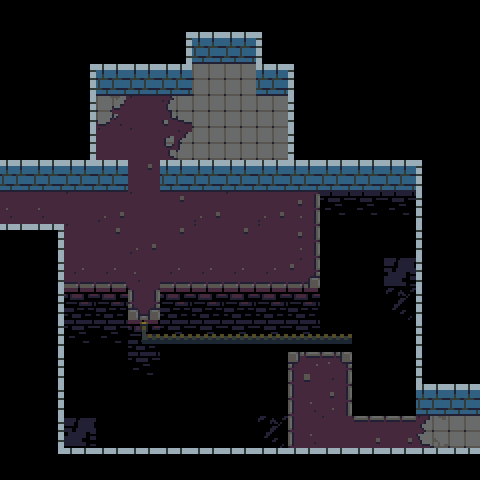

Tiled map render using the project's own tile images. Description and the whole map definition, tile-layer contents included, below:
An orthogonal 15x15 tile map with 32x32 px tiles, 4 tile layers (walls, ground, death, guff) and 9 objects (4x torch, 2x connection, platform, pressure, block).

<map version="1.0" tiledversion="1.0.3" orientation="orthogonal" renderorder="right-down" width="15" height="15" tilewidth="32" tileheight="32" nextobjectid="26">
 <properties>
  <property name="number" value="18" />
 </properties>
 <tileset firstgid="1" source="tower-tileset.tsx" />
 <layer name="walls" width="15" height="15">
  <data encoding="csv">
0,0,0,0,0,0,0,0,0,0,0,0,0,0,0,
0,0,0,0,0,14,12,12,15,0,0,0,0,0,0,
0,0,14,12,12,12,0,0,12,15,0,0,0,0,0,
0,0,14,0,0,0,0,0,0,15,0,0,0,0,0,
0,0,14,0,0,0,0,0,0,15,0,0,0,0,0,
12,12,12,12,0,12,12,12,12,12,12,12,12,15,0,
2,0,0,0,0,0,0,0,0,0,0,0,0,15,0,
31,17,0,0,0,0,0,0,0,0,0,0,0,15,0,
0,14,0,0,0,0,0,0,0,0,0,0,0,15,0,
0,14,0,0,0,0,0,0,0,0,0,0,0,15,0,
0,14,0,0,0,0,0,0,0,0,0,0,0,15,0,
0,14,0,0,0,0,0,0,0,0,0,0,0,15,0,
0,14,0,0,0,0,0,0,0,0,0,0,0,12,12,
0,14,0,0,0,0,0,0,0,0,0,0,0,0,2,
0,35,31,31,31,31,31,31,31,31,31,31,31,31,31
</data>
 </layer>
 <layer name="ground" width="15" height="15">
  <data encoding="csv">
0,0,0,0,0,0,0,0,0,0,0,0,0,0,0,
0,0,0,0,0,0,0,0,0,0,0,0,0,0,0,
0,0,0,0,0,0,72,72,0,0,0,0,0,0,0,
0,0,0,83,55,81,72,72,72,0,0,0,0,0,0,
0,0,0,55,55,61,72,72,72,0,0,0,0,0,0,
0,0,0,0,37,0,0,0,0,0,0,0,0,0,0,
28,28,55,27,55,37,27,55,27,56,0,0,0,0,0,
0,0,55,37,27,37,55,37,55,56,0,0,0,0,0,
0,0,65,65,28,65,65,65,65,66,0,0,0,0,0,
0,0,0,0,58,0,0,0,0,0,0,0,0,0,0,
0,0,0,0,0,0,0,0,0,0,0,0,0,0,0,
0,0,0,0,0,0,0,0,0,44,46,0,0,0,0,
0,0,0,0,0,0,0,0,0,54,56,0,0,0,0,
0,0,0,0,0,0,0,0,0,54,55,45,45,71,72,
0,0,0,0,0,0,0,0,0,0,0,0,0,0,0
</data>
 </layer>
 <layer name="death" width="15" height="15">
  <data encoding="csv">
0,0,0,0,0,0,0,0,0,0,0,0,0,0,0,
0,0,0,0,0,0,0,0,0,0,0,0,0,0,0,
0,0,0,0,0,0,0,0,0,0,0,0,0,0,0,
0,0,0,0,0,0,0,0,0,0,0,0,0,0,0,
0,0,0,0,0,0,0,0,0,0,0,0,0,0,0,
0,0,0,0,0,0,0,0,0,0,0,0,0,0,0,
0,0,0,0,0,0,0,0,0,0,89,89,89,0,0,
0,0,0,0,0,0,0,0,0,0,4,4,4,0,0,
0,0,0,0,0,0,0,0,0,0,4,4,4,0,0,
0,0,79,79,0,79,79,79,79,79,4,4,4,0,0,
0,0,89,89,79,89,89,89,89,89,4,4,4,0,0,
0,0,4,4,89,4,4,4,4,0,0,4,4,0,0,
0,0,4,4,4,4,4,4,4,0,0,4,4,0,0,
0,0,4,4,4,4,4,4,4,0,0,0,0,0,0,
0,0,0,0,0,0,0,0,0,0,0,0,0,0,0
</data>
 </layer>
 <objectgroup name="objects">
  <object id="9" name="33" type="connection" x="32" y="192" width="32" height="32">
   <properties>
    <property name="dir" value="right" />
    <property name="to" value="232" />
   </properties>
  </object>
  <object id="10" name="34" type="connection" x="416" y="416" width="32" height="32">
   <properties>
    <property name="dir" value="left" />
    <property name="to" value="27" />
   </properties>
  </object>
  <object id="17" type="platform" x="128" y="320" width="32" height="32">
   <properties>
    <property name="isActive" value="false" />
    <property name="movex" value="6" />
    <property name="switch" value="a" />
   </properties>
  </object>
  <object id="18" type="pressure" x="192" y="224" width="32" height="32">
   <properties>
    <property name="switch" value="a" />
   </properties>
  </object>
  <object id="20" type="block" x="128" y="160" width="32" height="32" />
  <object id="22" type="torch" x="128" y="64" width="32" height="32" />
  <object id="23" type="torch" x="224" y="160" width="32" height="32" />
  <object id="24" type="torch" x="320" y="160" width="32" height="32" />
  <object id="25" type="torch" x="224" y="32" width="32" height="32" />
 </objectgroup>
 <layer name="guff" width="15" height="15">
  <data encoding="csv">
0,0,0,0,0,0,0,0,0,0,0,0,0,0,0,
0,0,0,0,0,0,0,0,0,0,0,0,0,0,0,
0,0,0,0,0,0,0,0,0,0,0,0,0,0,0,
0,0,0,0,0,0,0,0,0,0,0,0,0,0,0,
0,0,0,0,0,0,0,0,0,0,0,0,0,0,0,
0,0,0,0,0,0,0,0,0,0,0,0,0,0,0,
0,0,0,0,0,0,0,0,0,0,0,0,0,0,0,
0,0,0,0,0,0,0,0,0,0,0,0,0,0,0,
0,0,0,0,0,0,0,0,0,0,0,0,91,0,0,
0,0,0,0,0,0,0,0,0,0,0,0,93,0,0,
0,0,0,0,40,70,70,70,70,70,70,0,0,0,0,
0,0,0,0,0,0,0,0,0,0,0,0,0,0,0,
0,0,0,0,0,0,0,0,0,0,0,0,0,0,0,
0,0,91,0,0,0,0,0,93,0,0,0,0,0,0,
0,0,0,0,0,0,0,0,0,0,0,0,0,0,0
</data>
 </layer>
</map>
